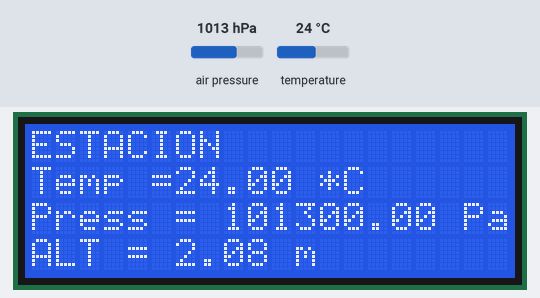
Bench run of a sketch on a simulated ESP32. Shown: 20×4 character LCD. The test bench sets the inputs (shaded band); at power-on: air pressure 1013 hPa, temperature 24 °C. What the sketch prints to the serial monitor is not drawn.

Above: at 1.2 s.
1.3 s: air pressure set to 952 hPa
At 3.3 s:
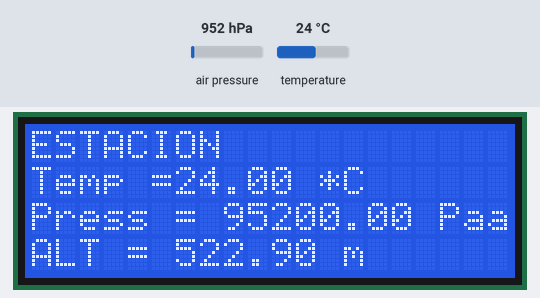
3.6 s: temperature set to 12 °C
At 5.3 s:
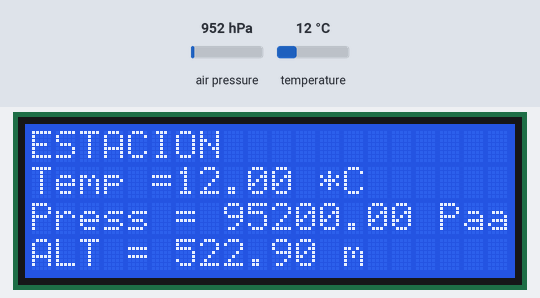
5.6 s: air pressure set to 975 hPa
At 7.1 s:
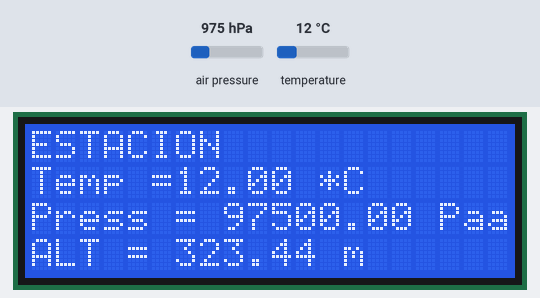
7.7 s: temperature set to 19 °C
Timing chart, 0 to 10.7 s (numbered marks = the images above; inputs shaded):
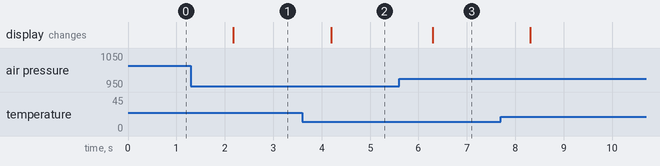

Measured:
- after the input at 1.3 s, the display: changes after 0.88 s (image 1)
- after the input at 3.6 s, the display: changes after 0.60 s (image 2)
- after the input at 5.6 s, the display: changes after 0.69 s (image 3)

The sketch:

I2C_LCD_BMP280.ino
```cpp
#include <Wire.h>
#include <Adafruit_Sensor.h>
#include <Adafruit_BMP280.h>
#include <LiquidCrystal_I2C.h>
#define LCD_ADDR 0x27
#define BMP280_ADDR 0x76
#define BMP_SDA 2          // Pin SDA (data) para la comunicación I2C
#define BMP_SCL 4          // Pin SCL (clock) para la comunicación I2C

// Tamaño de la pantalla LCD (20 columnas x 4 filas)
#define LCD_COLS 20
#define LCD_ROWS 4
// Inicialización de la pantalla LCD
LiquidCrystal_I2C lcd(LCD_ADDR, LCD_COLS, LCD_ROWS);
Adafruit_BMP280 bmp;

void setup() {
  Serial.begin(9600);
  Serial.println(F("BMP280 test"));

  // Inicializar la comunicación I2C con los pines SDA y SCL especificados
  Wire.begin(BMP_SDA, BMP_SCL);
  // Inicializa la pantalla LCD
  lcd.init();

  // Enciende la retroiluminación de la pantalla LCD
  lcd.backlight();

  lcd.clear();

  // Inicializar el sensor BMP280 con la dirección I2C determinada
  if (!bmp.begin(BMP280_ADDR)) {
    Serial.println("Could not find a valid BMP280 sensor, check wiring!");
    while (1);
  }
}


void loop() {
  // Imprimir lecturas de temperatura, presión y altitud
  lcd.setCursor(0, 0);
  lcd.print("ESTACION");

  lcd.setCursor(0, 1);
  lcd.print("Temp =");
  lcd.print(bmp.readTemperature());
  lcd.print(" *C");

  lcd.setCursor(0, 2);
  lcd.print("Press = ");
  lcd.print(bmp.readPressure());
  lcd.print(" Pa");

  lcd.setCursor(0, 3);
  lcd.print("ALT = ");
  lcd.print(bmp.readAltitude(1013.25)); // Ajusta esta presión al nivel del mar local
  lcd.print(" m");

  delay(2000);
}
```
